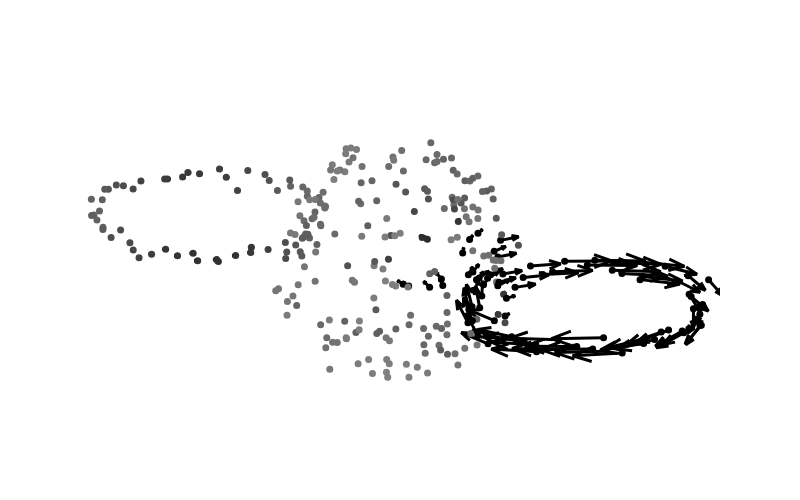

Here is the notebook cell this chart was saved with:
### Code cell
theta_x = 1.2
theta_z = 0.6
v = U1[:,0]

def plot_quiver_plain_3d(v, theta_x, theta_z, dg_class):

    Rz = np.array([[np.cos(theta_z),np.sin(theta_z),0],[-np.sin(theta_z),np.cos(theta_z),0],[0,0,1]])
    Rx = np.array([[1,0,0],[0,np.cos(theta_x),np.sin(theta_x)]])

    rotated_data = dg_class.data @ Rz.T @ Rx.T
    quiver = dg_class.vector_field_coords(v) @ Rz.T @ Rx.T
    g = np.linalg.norm(quiver, axis=-1)
    
    fig = ff.create_quiver(rotated_data[:,0], rotated_data[:,1], quiver[:,0], quiver[:,1],
                        scale=1,
                        arrow_scale=0.4,
                        line_width=3,
                        marker=dict(color='black'))
    # marker=dict(color=[u.T @ g1])
    fig.add_trace(go.Scatter(x = rotated_data[:,0], 
                             y = rotated_data[:,1], 
                             mode= 'markers', 
                             marker=dict(size = 7, 
                                         color=g,
                                         colorscale=["gray", "black"],
                                         cmax = 0.1*g.max(),
                                         cmin = g.min())))

    fig.update_layout(width=800, 
                    height=500, 
                    showlegend=False, 
                    paper_bgcolor='rgba(0,0,0,0)', 
                    plot_bgcolor='rgba(0,0,0,0)', 
                    xaxis_visible=False, 
                    yaxis_visible=False,
                    xaxis_range = [rotated_data[:,0].min() - 0.1, rotated_data[:,0].max() + 0.1],
                    yaxis_range = [rotated_data[:,1].min() - 0.1, rotated_data[:,1].max() + 0.1])
    fig.update_yaxes(
        scaleanchor="x",
        scaleratio=1,
    )
    return fig

plot_quiver_plain_3d(2*U1[:,0], theta_x, theta_z, test)

### Figure 1 — Plotly figure (JSON) as saved in the notebook; plotly's stock layout.template omitted (floating-point values rounded to 4 significant figures; data arrays with more than 128 entries replaced by an {"elided": "..."} marker saying what was removed)
{"data": [{"line": {"width": 3}, "marker": {"color": "black"}, "mode": "lines", "type": "scatter", "x": {"elided": "2240 float values"}, "y": {"elided": "2240 float values"}}, {"marker": {"cmax": 0.04603, "cmin": 0.0003803, "color": {"elided": "320 float values"}, "colorscale": [[0, "gray"], [1, "black"]], "size": 7}, "mode": "markers", "type": "scatter", "x": {"elided": "320 float values"}, "y": {"elided": "320 float values"}}], "layout": {"height": 500, "hovermode": "closest", "paper_bgcolor": "rgba(0,0,0,0)", "plot_bgcolor": "rgba(0,0,0,0)", "showlegend": false, "width": 800, "xaxis": {"range": [-2.79, 2.831], "visible": false}, "yaxis": {"range": [-1.116, 1.144], "scaleanchor": "x", "scaleratio": 1, "visible": false}}}
